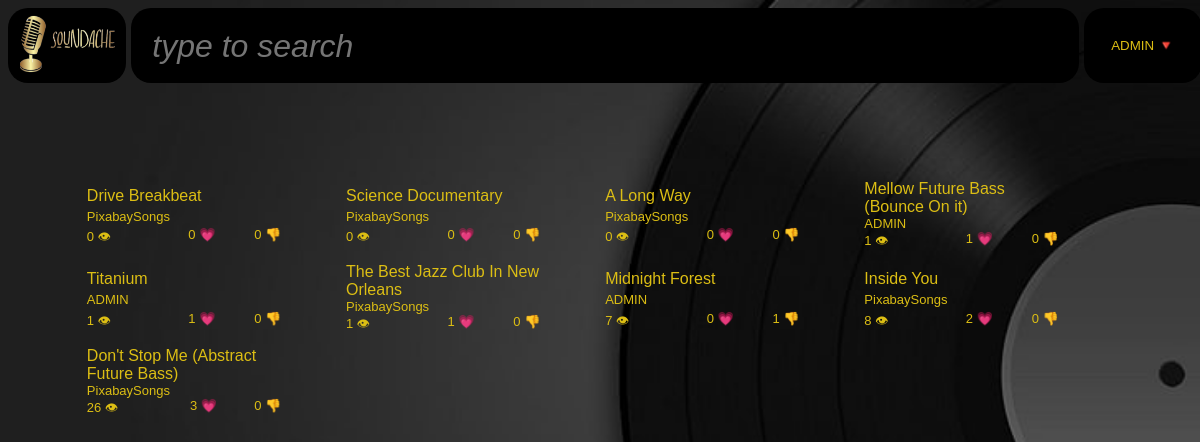
Screenshot of / (signed in) with the database file from the repository.
### main.py (models this page shows)
class User(db.Model):
    __tablename__ = "user"
    id: Mapped[int] = mapped_column(Integer, primary_key=True)
    email: Mapped[str] = mapped_column(String, nullable=False)
    passwordHash: Mapped[str] = mapped_column(String, nullable=False)
    likes: Mapped[list] = mapped_column(MutableList.as_mutable(PickleType), default=[])
    dislikes: Mapped[list] = mapped_column(MutableList.as_mutable(PickleType), default=[])

class Music(db.Model):
    id: Mapped[int] = mapped_column(Integer, primary_key=True)
    artistId: Mapped[int] = mapped_column(ForeignKey(User.id), primary_key=True)
    name: Mapped[str] = mapped_column(String, nullable=False)
    link: Mapped[str] = mapped_column(String, nullable=False)
    views: Mapped[int] = mapped_column(Integer, default=0)
    likes: Mapped[int] = mapped_column(Integer, default=0)
    dislikes: Mapped[int] = mapped_column(Integer, default=0)
    derivativeOf: Mapped[str] = mapped_column(String, nullable=True)

### main.py (the view)
@app.route("/")
def main_page():
    songs = db.session.execute(
        db.select(User.email, Music).where(User.id == Music.artistId).order_by(Music.views, Music.likes)
    ).fetchmany(16)
    return render_template("index.html", songs=songs)

### templates/index.html (shortened to what this page needs)
{% extends "base.html" %}
{% block content %}
    <div class="song-grid">
    {% for artist, song in songs %}
        <a class="songThumbnailGrid" href="/playback?watch={{song.artistId}}.{{song.id}}">
            <span class="songTitle">
                {{ song.name }}
            </span>
            <span class="artistName">
                {{ artist.split('@')[0] }}
            </span>
            <span class="views">
                {{ song.views }} &#x1F441;
            </span>
            <span class="likes">
                {{ song.likes }} &#128151;
            </span>
            <span class="dislikes">
                {{ song.dislikes }} &#128078;
            </span>
        </a>
    {% endfor %}
    </div>
{%endblock%}

### templates/base.html (shortened to what this page needs)
<!DOCTYPE html>
<html lang="en">
    <head>
        <link rel=stylesheet href="static/style.css"/>
    </head>
    <body>
        <div id="header">
            <span id="home" class="darkbg">
                <a href="/">
                    <img src="static/logo.png" alt="home-page"/>
                </a>
            </span>
            <span id="searchbar-container" class="darkbg">
                <form method="get" action="/search">
                    <input name="searchbar" enterkeyhint="Search" id="searchbar" placeholder="type to search"
                           aria-label="searchbar" onkeypress="searchChar(this.value, 'searchresults')"
                           required="required"/>
                </form>
            </span>
            {% if session.get('email') %}
                <button onclick="toggleHide('account-options')" id="account-options-btn" class="darkbg">
                    {{ session['email'].split('@')[0] }} &#128315;
                </button>
            {% else %}
                <span class="darkbg" id="user">
                    <a href="/login">
                        LOGIN
                    </a>
                </span>
            {% endif %}
        </div>
        <br/>
        <div id="content">
            {% block content %}
            {% endblock %}
        </div>
    </body>
</html>

### static/style.css (style rules this page uses)
body { background-image: url("background-image.jpg"); background-repeat: no-repeat; background-size:cover; color: white; }
.darkbg { background-color: rgb(0, 0, 0); border-radius: 20px; }
#header { display: grid; grid-template-columns: 10% 80% 10%; gap: 0px 5px; height: 75px; width: 100%; justify-content:space-around; }
#home { height: 100%; float: left; }
#home img { margin: auto; width: 100%; height: 100%; }
#searchbar-container { overflow: hidden; padding: 2% 2% 0% 2%; }
input { background-color: black; color: rgb(20, 220, 120); font-style: italic; border: none; outline: none; }
#searchbar { width: 100%; height: 100%; text-align: justify; word-wrap:break-word; font-size: 200%; }
a { color:rgb(220, 190, 20); text-decoration: none; }
#account-options-btn { color: rgb(220, 190, 20); outline: none; border: none; width: 100%; height: 100%; }
#content { margin: 50px; padding: 2% 2% 2% 2%; text-align: left; font-family:'Franklin Gothic Medium', 'Arial Narrow', Arial, sans-serif; font-size:large; }
.song-grid { display: grid; grid-template-columns: 1fr 1fr 1fr 1fr; }
.songThumbnailGrid { display: grid; grid-template-areas:'thumbnail thumbnail thumbnail' 'thumbnail thumbnail thumbnail' 'song_title song_title song_title' 'artist_name artist_name artist_name' 'views likes dislikes'; width: 75%; margin: 2% 2% 2% 2%; }
.songTitle { grid-area: song_title; font-size: medium; }
.artistName { grid-area: artist_name; font-size: small; }
.views { grid-area: views; font-size: small; }
.likes { grid-area: likes; font-size: small; text-align: right; }
.dislikes { grid-area: dislikes; font-size: small; text-align: right; }

### rows the page displays
User: email "ADMIN"
Music: name "Drive Breakbeat", email "PixabaySongs", views "0", likes "0", dislikes "0"
Music: name "Science Documentary", email "PixabaySongs", views "0", likes "0", dislikes "0"
Music: name "A Long Way", email "PixabaySongs", views "0", likes "0", dislikes "0"
Music: name "Mellow Future Bass (Bounce On it)", email "ADMIN", views "1", likes "1", dislikes "0"
Music: name "Titanium", email "ADMIN", views "1", likes "1", dislikes "0"
Music: name "The Best Jazz Club In New Orleans", email "PixabaySongs", views "1", likes "1", dislikes "0"
Music: name "Midnight Forest", email "ADMIN", views "7", likes "0", dislikes "1"
Music: name "Inside You", email "PixabaySongs", views "8", likes "2", dislikes "0"
Music: name "Don't Stop Me (Abstract Future Bass)", email "PixabaySongs", views "26", likes "3", dislikes "0"
